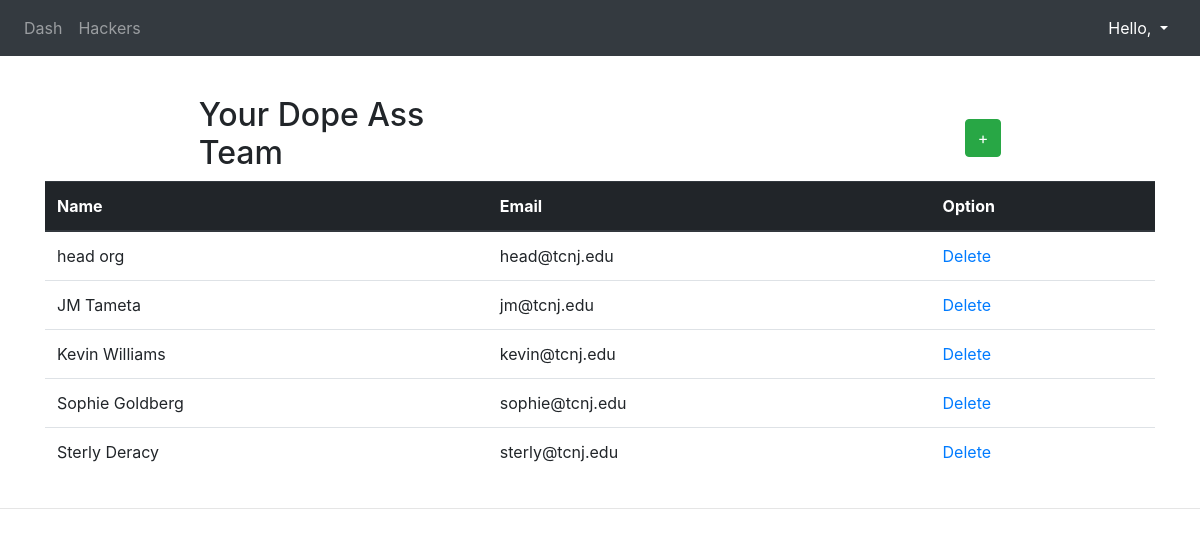
Page /organizers (signed in) on the committed database.
### organizer/models.py (models this page shows)
class organizer(models.Model):
    organizer = models.OneToOneField(CustomUser, on_delete=models.CASCADE, related_name="organizer")
    address = models.CharField(max_length=60, null=False, blank=False)

### default/models.py (models this page shows, shortened)
class CustomUser(AbstractBaseUser, PermissionsMixin):
    email = models.EmailField(verbose_name='email', max_length=60, unique=True)
    first_name = models.CharField(max_length=30)
    last_name = models.CharField(max_length=30)
    date_joined = models.DateTimeField(
        verbose_name='date joined', auto_now_add=True)
    last_login = models.DateTimeField(verbose_name='last login', auto_now=True)
    is_admin = models.BooleanField(default=False)
    is_active = models.BooleanField(default=True)
    is_staff = models.BooleanField(default=False)
    is_superuser = models.BooleanField(default=False)
    objects = CustomUserManager()
    USERNAME_FIELD = 'email'
    REQUIRED_FIELDS = []

### organizer/views.py (the view)
# urls.py: path('organizers', views.display_organizer, name='all-organizers'),
def display_organizer(request):
    all_organizers = organizer.objects.all().exclude(
        organizer__email=request.user.email)
    context = {'all_organizers': all_organizers}
    return render(request, 'organizers/organizerdisplay.html', context)

### default/helper.py (called while the page is built)
def decide_type(user):
    if user.groups.filter(name='hacker').exists():
        return "hacker"
    elif user.groups.filter(name='organizer').exists():
        return "organizer"
    else:
        return "head-organizer"

### default/loginMiddleware.py (called while the page is built)
    def __call__(self, request):
        response = self.get_response(request)
        return response

    def process_view(self, request, view_func, view_args, view_kwargs):
        assert hasattr(request, 'user')
        path = request.path_info.lstrip('/')
        url_is_exempt = any(url.match(path) for url in EXEMPT_URLS)
        if request.user.is_authenticated and url_is_exempt:
            return redirect(decide_redirect(request.user))
        elif request.user.is_authenticated or url_is_exempt:
            return None
        else:
            return redirect('login')

    def __call__(self, request):
        response = self.get_response(request)
        return response

### organizer/templates/organizers/organizerdisplay.html (shortened to what this page needs)
{% extends 'organizers/base.html' %}
{% block content %}
 <br>
<div class="container w-75 mt-3">
    <div class="row justify-content-between align-items-center" style="margin-top: 5px; ">
        <div class="col-5">
            <h2 class="text-left" >Your Dope Ass Team</h2>
        </div>
        <div class="col-5 d-flex align-self-center justify-content-end">
            <a class="btn btn-success" href="{% url 'add-organizer' %}">+</a>
        </div
        <div class="col-5 d-flex align-self-center justify-content-end" >
        </div>
    </div>
 <div class="d-flex justify-content-center">
        <table class="table">
            <thead class="thead-dark">
                <tr>
                    <th scope="col">Name</th>
                    <th scope="col">Email</th>
                    <th scope="col">Option</th>
                </tr>
            </thead>
            <tbody>
                {% for o in all_organizers %}
                    <tr>
                        <td>{{o.organizer.first_name}} {{o.organizer.last_name}}</td>
                        <td>{{o.organizer.email}}</td>
                        <td><a class="btn-caution" href="{% url 'delete-organizer' o.id %}">Delete</a>
                    </tr>
                {% endfor %}
            </tbody>
        </table>
    </div>
</div>
<hr>
{% endblock %}

### rows in the picture
organizer: organizer.first_name "head", organizer.last_name "org", organizer.email "head@tcnj.edu"
organizer: organizer.first_name "JM", organizer.last_name "Tameta", organizer.email "jm@tcnj.edu"
organizer: organizer.first_name "Kevin", organizer.last_name "Williams", organizer.email "kevin@tcnj.edu"
organizer: organizer.first_name "Sophie", organizer.last_name "Goldberg", organizer.email "sophie@tcnj.edu"
organizer: organizer.first_name "Sterly", organizer.last_name "Deracy", organizer.email "sterly@tcnj.edu"
